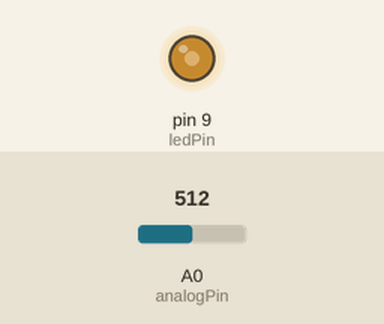
Bench run of a sketch on a simulated Arduino Uno, built with avr-gcc and run on an emulated ATmega328P. Parts: output pins drawn as LEDs (lit = HIGH). Inputs (shaded band) come from the test bench; at power-on: A0 (analogPin) = 512.

Above: at 1.2 s.
1.3 s: A0 (analogPin) set to 716
At 2.5 s:
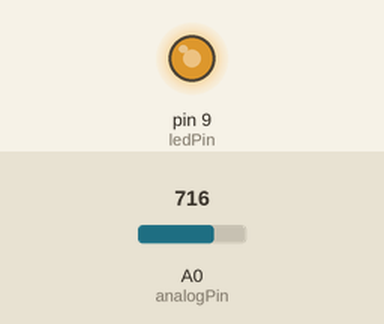
2.8 s: A0 (analogPin) set to 900
At 3.7 s:
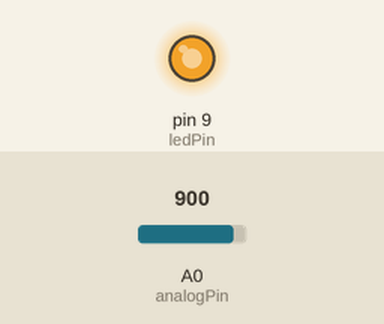
4.3 s: A0 (analogPin) set to 122
At 4.8 s:
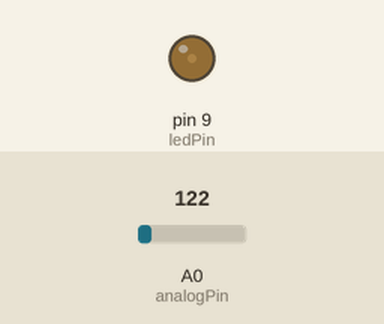
5.8 s: A0 (analogPin) set to 0
At 7.1 s:
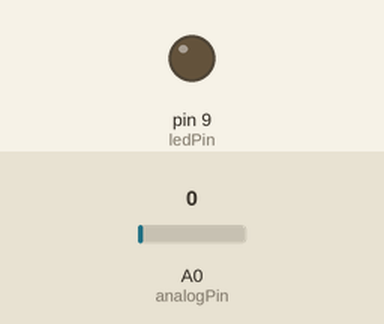
Timing chart, 0 to 8.3 s (numbered marks = the images above; inputs shaded):
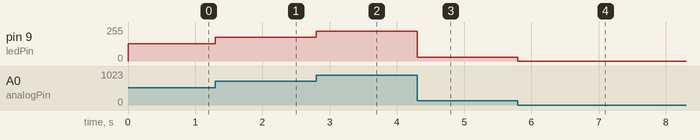

Measured:
- after the input at 1.3 s, pin 9 (ledPin): 128/255 → 179/255 at once
- after the input at 2.8 s, pin 9 (ledPin): 179/255 → 225/255 at once
- after the input at 4.3 s, pin 9 (ledPin): 225/255 → 30/255 at once
- after the input at 5.8 s, pin 9 (ledPin): 30/255 → 0/255 at once

The sketch:

_2_vol_led.ino
```cpp
int ledPin = 9;      // LED connected to digital pin 9
int analogPin = 0;   // potentiometer connected to analog pin 3
int val = 0;         // variable to store the read value

void setup()
{
  pinMode(ledPin, OUTPUT);   // sets the pin as output
}

void loop()
{
  val = analogRead(analogPin);   // read the input pin
  analogWrite(ledPin, val / 4);  // analogRead values go from 0 to 1023, analogWrite values from 0 to 255
}
```
